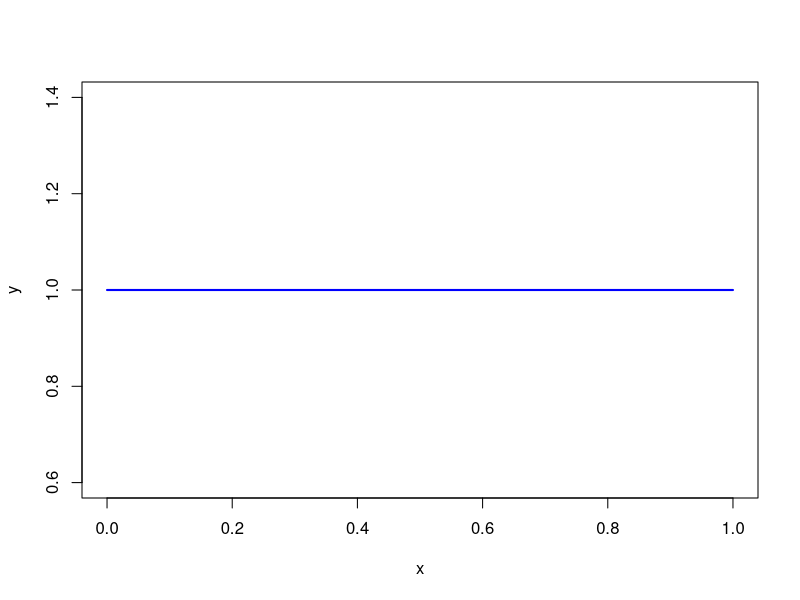
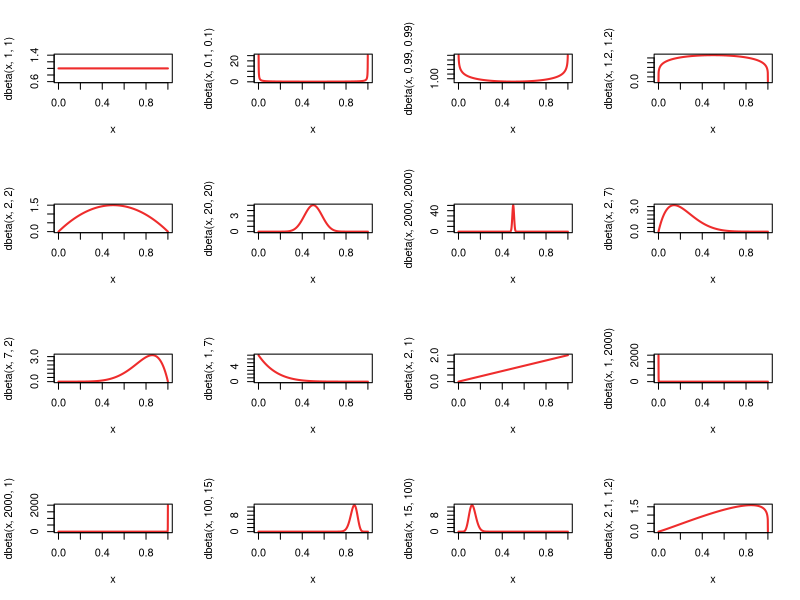
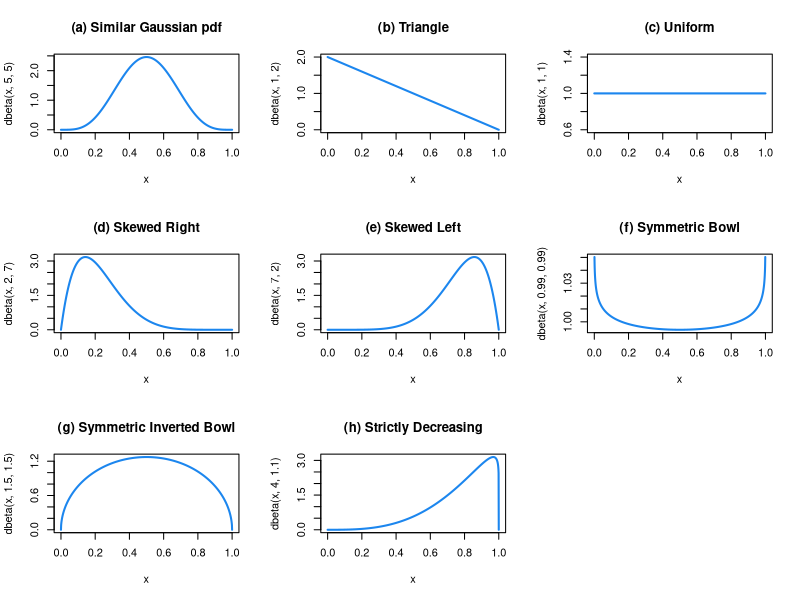
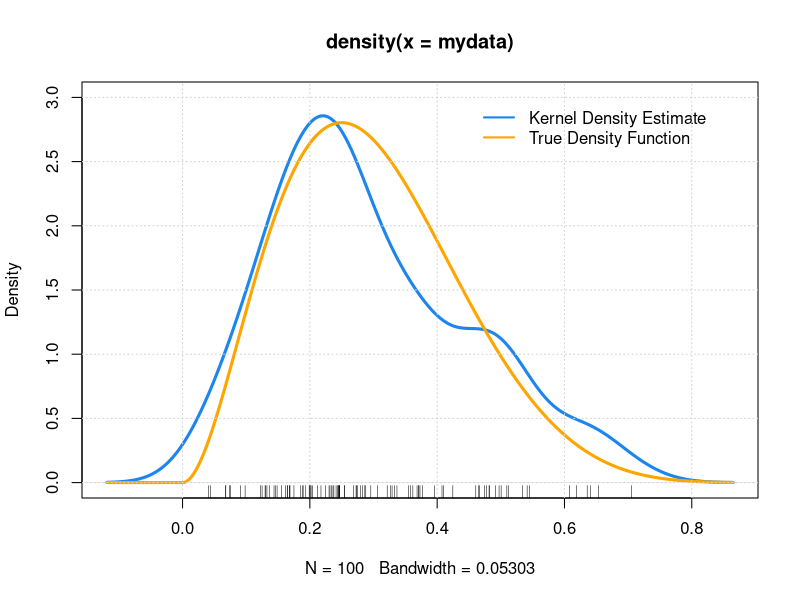
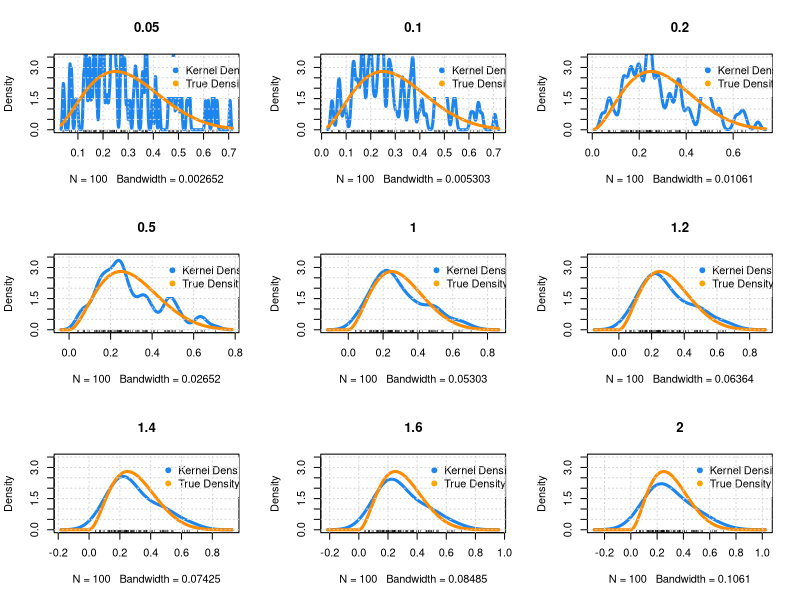
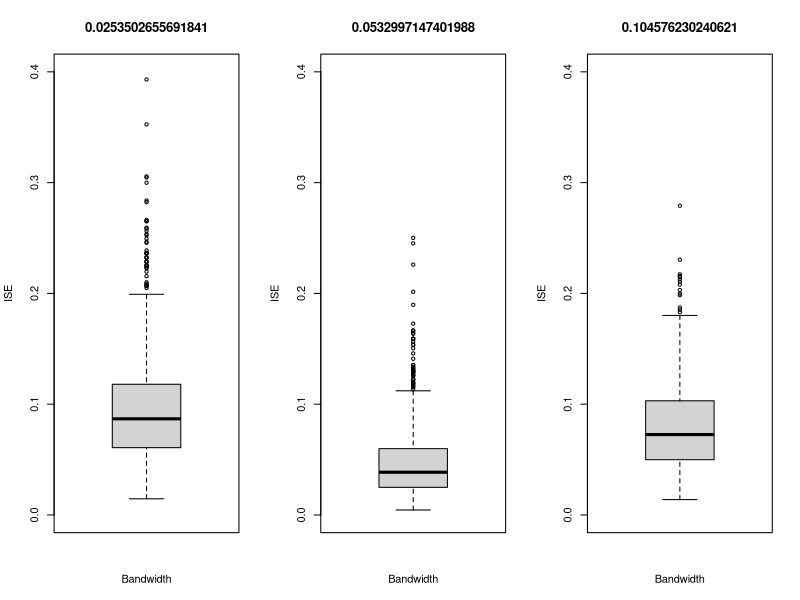
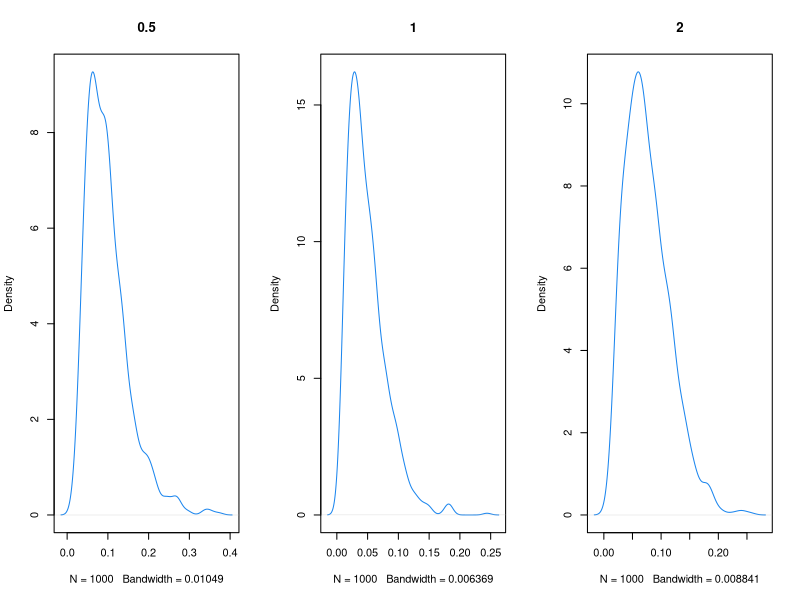

Here is the R script that generated these plots, in order:
### Kernel Density Estimation

### Question 1:
### My Favorite family of distributions are normal distributions.

### Question 4: 
x <- seq(0, 1, .001)
y <- dbeta(x, 1, 1)
plot(x,y, type="l", col="blue", lwd=2)

par(mfrow=c(4,4))
plot(x,dbeta(x,1,1), type="l", col="firebrick2", lwd=2)
plot(x,dbeta(x,.1,.1), type="l", col="firebrick2", lwd=2)
plot(x,dbeta(x,.99,.99), type="l", col="firebrick2", lwd=2)
plot(x,dbeta(x,1.2,1.2), type="l", col="firebrick2", lwd=2)
plot(x,dbeta(x,2,2), type="l", col="firebrick2", lwd=2)
plot(x,dbeta(x,20,20), type="l", col="firebrick2", lwd=2)
plot(x,dbeta(x,2000,2000), type="l", col="firebrick2", lwd=2)
plot(x,dbeta(x,2,7), type="l", col="firebrick2", lwd=2)
plot(x,dbeta(x,7,2), type="l", col="firebrick2", lwd=2)
plot(x,dbeta(x,1,7), type="l", col="firebrick2", lwd=2)
plot(x,dbeta(x,2,1), type="l", col="firebrick2", lwd=2)
plot(x,dbeta(x,1,2000), type="l", col="firebrick2", lwd=2)
plot(x,dbeta(x,2000,1), type="l", col="firebrick2", lwd=2)
plot(x,dbeta(x,100,15), type="l", col="firebrick2", lwd=2)
plot(x,dbeta(x,15,100), type="l", col="firebrick2", lwd=2)
plot(x,dbeta(x,2.1,1.2), type="l", col="firebrick2", lwd=2)


### Question 5:

par(mfrow=c(3,3))

### (a) similar to Gaussian pdf
plot(x,dbeta(x,5,5), type="l", col="dodgerblue2", lwd=2, main ="(a) Similar Gaussian pdf")

### (b) shape like a triangle
plot(x,dbeta(x,1,2), type="l", col="dodgerblue2", lwd=2, main ="(b) Triangle")

### (c) uniform
plot(x,dbeta(x,1,1), type="l", col="dodgerblue2", lwd=2, main ="(c) Uniform")

### (d) skewed right with mode > 0
plot(x,dbeta(x,2,7), type="l", col="dodgerblue2", lwd=2, main ="(d) Skewed Right")

### (e) skewed left with mode <1
plot(x,dbeta(x,7,2), type="l", col="dodgerblue2", lwd=2, main ="(e) Skewed Left")

### (f) symmetric and like a bowl
plot(x,dbeta(x,.99,.99), type="l", col="dodgerblue2", lwd=2, main ="(f) Symmetric Bowl")

### (g) symmetric and like an inverted bowl
plot(x,dbeta(x,1.5,1.5), type="l", col="dodgerblue2", lwd=2, main ="(g) Symmetric Inverted Bowl")

### (h) strictly decreasing
plot(x,dbeta(x,4,1.1), type="l", col="dodgerblue2", lwd=2, main ="(h) Strictly Decreasing")


par(mfrow=c(1,1))


### Question 6:

myalpha <- 3
mybeta <- 7
mydata <- rbeta(100, myalpha, mybeta)
my.kde <- density (mydata)
plot(my.kde, type='l', lwd=3,col="dodgerblue2", ylim=c(0,3))
lines(my.kde$x,dbeta(my.kde$x,myalpha,mybeta),lwd=3,col= "orange")
legend(0.45, 3 , legend=c("Kernel Density Estimate","True Density Function"), lty = c(1,1), lwd=c(2,2), col = c("dodgerblue2","orange"), box.lty=0, bg = "white") 
grid()
rug(mydata)


### Question 7:

par(mfrow=c(3,3))

for(k in c(.05, .1, .2, .5, 1, 1.2, 1.4, 1.6, 2))
{
  my.kde_adj <- density (mydata, adjust=k)
  plot(my.kde_adj, col="dodgerblue2", lwd=3, ylim=c(0,3.5), main = k)
  lines(my.kde_adj$x,dbeta(my.kde_adj$x, myalpha, mybeta),lwd=3,col='darkorange')
  legend(0.45, 3.5 , legend=c("Kernel Density Estimate","True Density Function"), pch=19, col = c("dodgerblue2","orange"), box.lty=0, bg = "white") 
  grid()
  rug(mydata)
}




### Question 8:

for(k in c(.05, .1, .2, .5, 1, 1.2, 1.4, 1.6, 2))
{
  my.kde_adj <- density (mydata, adjust=k)
  h <- mean((dbeta(my.kde_adj$x,myalpha,mybeta)-my.kde_adj$y)^2)
  b <- my.kde$x[512]- my.kde$x[1]
  ISE <- b*h
  print(ISE)
}



### Question 9:


par(mfrow=c(1,3))

ISE <- vector('numeric', length = 1000)

for (k in c(0.5, 1, 2)) 
{
  
  for (i in 1:1000)
  {
    a <- 3
    b <- 7
    mydata <- rbeta(100, a, b)
    my.kde <- density (mydata,adj=k)
    h <- mean((dbeta(my.kde$x, a, b)-my.kde$y)^2)
    b <- my.kde$x[512]- my.kde$x[1]
    ISE[i] <- b*h
  }
  
  boxplot(ISE, xlab = "Bandwidth", ylab = "ISE" , ylim=c(0,0.4), main = my.kde$bw )
  
}




par(mfrow=c(1,3))

ISE <- vector('numeric', length = 1000)

for (k in c(0.5, 1, 2))
{
  
  for (i in 1:1000)
  {
    a <- 3
    b <- 7
    mydata <- rbeta(100, a, b)
    my.kde <- density (mydata,adj=k)
    h <- mean((dbeta(my.kde$x, a, b)-my.kde$y)^2)
    b <- my.kde$x[512]- my.kde$x[1]
    ISE[i] <- b*h
  }
  
  plot (density(ISE), type='l', lwd=1, col="dodgerblue2", main = k )
  
}



### Question 10:

### My favorite family of distrubution is Beta Distribution.
